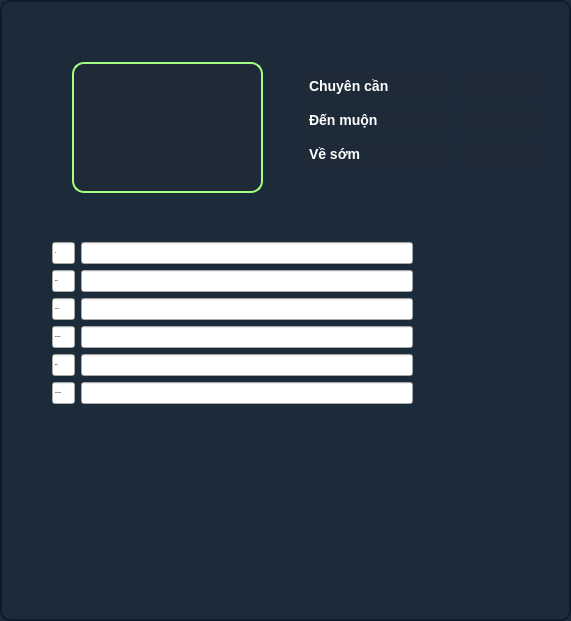
   <widget class="QStackedWidget" name="stackedWidget">
    <property name="geometry">
     <rect>
      <x>500</x>
      <y>140</y>
      <width>571</width>
      <height>621</height>
     </rect>
    </property>
    <property name="styleSheet">
     <string notr="true">QStackedWidget {
    background-color: #1B2B3A;
    border: 2px solid #0F1B2A;
    border-radius: 10px;
    box-shadow: 0px 0px 10px rgba(0, 0, 0, 0.5);
}
</string>
    </property>
    <property name="currentIndex">
     <number>1</number>
    </property>
    <widget class="QWidget" name="pageNV1"/>
    <widget class="QWidget" name="pageNV2">
     <widget class="QLabel" name="label_6">
      <property name="geometry">
       <rect>
        <x>70</x>
        <y>60</y>
        <width>191</width>
        <height>131</height>
       </rect>
      </property>
      <property name="styleSheet">
       <string notr="true">QLabel {
    border: 2px solid #A3FF7D;  /* Viền xanh */
    border-radius: 12px;  /* Bo tròn góc */
    background-color: #1E2A38;  /* Màu nền */
}
</string>
      </property>
      <property name="text">
       <string/>
      </property>
      <property name="scaledContents">
       <bool>true</bool>
      </property>
     </widget>
     <widget class="QWidget" name="formLayoutWidget_11">
      <property name="geometry">
       <rect>
        <x>50</x>
        <y>240</y>
        <width>361</width>
        <height>308</height>
       </rect>
      </property>
      <layout class="QFormLayout" name="formLayout_13">
       <item row="0" column="0">
        <widget class="QLineEdit" name="lineEdit_109">
         <property name="font">
          <font>
           <pointsize>-1</pointsize>
           <weight>75</weight>
           <bold>true</bold>
          </font>
         </property>
         <property name="styleSheet">
          <string notr="true">QLineEdit {
    background-color: #2D3E50;  /* Màu nền */
    color: white;  /* Màu chữ */
    border: none;  /* Loại bỏ viền */
    border-radius: 6px;
    padding: 8px;  /* Tăng padding để ô nhập lớn hơn */
    font-size: 18px; /* Tăng cỡ chữ */
    height: 30px; /* Đặt chiều cao tối thiểu */
}

/* Khi QLineEdit ở chế độ chỉ đọc */
QLineEdit:read-only {
    background-color: #1E2A38;  /* Màu nền tối hơn để phân biệt */
    color: #FFFFFF;  /* Màu chữ trắng */
    border: none;  /* Không có viền */
    font-size: 18px; /* Tăng cỡ chữ giống ô nhập */
}

/* Điều chỉnh khoảng cách giữa các ô */
QWidget QVBoxLayout &gt; QLineEdit {
    margin-top: 10px;  /* Tạo khoảng cách giữa các ô */
    margin-bottom: 10px;
}
</string>
         </property>
         <property name="text">
          <string>ID</string>
         </property>
         <property name="readOnly">
          <bool>true</bool>
         </property>
        </widget>
       </item>
       <item row="0" column="1">
        <widget class="QLineEdit" name="lineEdit_110">
         <property name="styleSheet">
          <string notr="true">QLineEdit {
    background-color: #2D3E50;  /* Màu nền */
    color: white;  /* Màu chữ */
    border: none;  /* Loại bỏ viền */
    border-radius: 6px;
    padding: 8px;  /* Tăng padding để ô nhập lớn hơn */
    font-size: 18px; /* Tăng cỡ chữ */
    height: 30px; /* Đặt chiều cao tối thiểu */
}

/* Khi QLineEdit ở chế độ chỉ đọc */
QLineEdit:read-only {
    background-color: #1E2A38;  /* Màu nền tối hơn để phân biệt */
    color: #FFFFFF;  /* Màu chữ trắng */
    border: none;  /* Không có viền */
    font-size: 18px; /* Tăng cỡ chữ giống ô nhập */
}

/* Điều chỉnh khoảng cách giữa các ô */
QWidget QVBoxLayout &gt; QLineEdit {
    margin-top: 10px;  /* Tạo khoảng cách giữa các ô */
    margin-bottom: 10px;
}
</string>
         </property>
        </widget>
       </item>
       <item row="1" column="0">
        <widget class="QLineEdit" name="lineEdit_111">
         <property name="font">
          <font>
           <pointsize>-1</pointsize>
           <weight>75</weight>
           <bold>true</bold>
          </font>
         </property>
         <property name="styleSheet">
          <string notr="true">QLineEdit {
    background-color: #2D3E50;  /* Màu nền */
    color: white;  /* Màu chữ */
    border: none;  /* Loại bỏ viền */
    border-radius: 6px;
    padding: 8px;  /* Tăng padding để ô nhập lớn hơn */
    font-size: 18px; /* Tăng cỡ chữ */
    height: 30px; /* Đặt chiều cao tối thiểu */
}

/* Khi QLineEdit ở chế độ chỉ đọc */
QLineEdit:read-only {
    background-color: #1E2A38;  /* Màu nền tối hơn để phân biệt */
    color: #FFFFFF;  /* Màu chữ trắng */
    border: none;  /* Không có viền */
    font-size: 18px; /* Tăng cỡ chữ giống ô nhập */
}

/* Điều chỉnh khoảng cách giữa các ô */
QWidget QVBoxLayout &gt; QLineEdit {
    margin-top: 10px;  /* Tạo khoảng cách giữa các ô */
    margin-bottom: 10px;
}
</string>
         </property>
         <property name="text">
          <string>Họ tên</string>
         </property>
         <property name="readOnly">
          <bool>true</bool>
         </property>
        </widget>
       </item>
       <item row="1" column="1">
        <widget class="QLineEdit" name="lineEdit_112">
         <property name="styleSheet">
          <string notr="true">QLineEdit {
    background-color: #2D3E50;  /* Màu nền */
    color: white;  /* Màu chữ */
    border: none;  /* Loại bỏ viền */
    border-radius: 6px;
    padding: 8px;  /* Tăng padding để ô nhập lớn hơn */
    font-size: 18px; /* Tăng cỡ chữ */
    height: 30px; /* Đặt chiều cao tối thiểu */
}

/* Khi QLineEdit ở chế độ chỉ đọc */
QLineEdit:read-only {
    background-color: #1E2A38;  /* Màu nền tối hơn để phân biệt */
    color: #FFFFFF;  /* Màu chữ trắng */
    border: none;  /* Không có viền */
    font-size: 18px; /* Tăng cỡ chữ giống ô nhập */
}

/* Điều chỉnh khoảng cách giữa các ô */
QWidget QVBoxLayout &gt; QLineEdit {
    margin-top: 10px;  /* Tạo khoảng cách giữa các ô */
    margin-bottom: 10px;
}
</string>
         </property>
        </widget>
       </item>
       <item row="2" column="0">
        <widget class="QLineEdit" name="lineEdit_113">
         <property name="font">
          <font>
           <pointsize>-1</pointsize>
           <weight>75</weight>
           <bold>true</bold>
          </font>
         </property>
         <property name="styleSheet">
          <string notr="true">QLineEdit {
    background-color: #2D3E50;  /* Màu nền */
    color: white;  /* Màu chữ */
    border: none;  /* Loại bỏ viền */
    border-radius: 6px;
    padding: 8px;  /* Tăng padding để ô nhập lớn hơn */
    font-size: 18px; /* Tăng cỡ chữ */
    height: 30px; /* Đặt chiều cao tối thiểu */
}

/* Khi QLineEdit ở chế độ chỉ đọc */
QLineEdit:read-only {
    background-color: #1E2A38;  /* Màu nền tối hơn để phân biệt */
    color: #FFFFFF;  /* Màu chữ trắng */
    border: none;  /* Không có viền */
    font-size: 18px; /* Tăng cỡ chữ giống ô nhập */
}

/* Điều chỉnh khoảng cách giữa các ô */
QWidget QVBoxLayout &gt; QLineEdit {
    margin-top: 10px;  /* Tạo khoảng cách giữa các ô */
    margin-bottom: 10px;
}
</string>
         </property>
         <property name="text">
          <string>Chức vụ</string>
         </property>
         <property name="readOnly">
          <bool>true</bool>
         </property>
        </widget>
       </item>
       <item row="2" column="1">
        <widget class="QLineEdit" name="lineEdit_114">
         <property name="styleSheet">
          <string notr="true">QLineEdit {
    background-color: #2D3E50;  /* Màu nền */
    color: white;  /* Màu chữ */
    border: none;  /* Loại bỏ viền */
    border-radius: 6px;
    padding: 8px;  /* Tăng padding để ô nhập lớn hơn */
    font-size: 18px; /* Tăng cỡ chữ */
    height: 30px; /* Đặt chiều cao tối thiểu */
}

/* Khi QLineEdit ở chế độ chỉ đọc */
QLineEdit:read-only {
    background-color: #1E2A38;  /* Màu nền tối hơn để phân biệt */
    color: #FFFFFF;  /* Màu chữ trắng */
    border: none;  /* Không có viền */
    font-size: 18px; /* Tăng cỡ chữ giống ô nhập */
}

/* Điều chỉnh khoảng cách giữa các ô */
QWidget QVBoxLayout &gt; QLineEdit {
    margin-top: 10px;  /* Tạo khoảng cách giữa các ô */
    margin-bottom: 10px;
}
</string>
         </property>
        </widget>
       </item>
       <item row="3" column="0">
        <widget class="QLineEdit" name="lineEdit_115">
         <property name="font">
          <font>
           <pointsize>-1</pointsize>
           <weight>75</weight>
           <bold>true</bold>
          </font>
         </property>
         <property name="styleSheet">
          <string notr="true">QLineEdit {
    background-color: #2D3E50;  /* Màu nền */
    color: white;  /* Màu chữ */
    border: none;  /* Loại bỏ viền */
    border-radius: 6px;
    padding: 8px;  /* Tăng padding để ô nhập lớn hơn */
    font-size: 18px; /* Tăng cỡ chữ */
    height: 30px; /* Đặt chiều cao tối thiểu */
}

/* Khi QLineEdit ở chế độ chỉ đọc */
QLineEdit:read-only {
    background-color: #1E2A38;  /* Màu nền tối hơn để phân biệt */
    color: #FFFFFF;  /* Màu chữ trắng */
    border: none;  /* Không có viền */
    font-size: 18px; /* Tăng cỡ chữ giống ô nhập */
}

/* Điều chỉnh khoảng cách giữa các ô */
QWidget QVBoxLayout &gt; QLineEdit {
    margin-top: 10px;  /* Tạo khoảng cách giữa các ô */
    margin-bottom: 10px;
}
</string>
         </property>
         <property name="text">
          <string>Nơi làm việc</string>
         </property>
         <property name="readOnly">
          <bool>true</bool>
         </property>
        </widget>
       </item>
       <item row="3" column="1">
        <widget class="QLineEdit" name="lineEdit_116">
         <property name="styleSheet">
          <string notr="true">QLineEdit {
    background-color: #2D3E50;  /* Màu nền */
    color: white;  /* Màu chữ */
    border: none;  /* Loại bỏ viền */
    border-radius: 6px;
    padding: 8px;  /* Tăng padding để ô nhập lớn hơn */
    font-size: 18px; /* Tăng cỡ chữ */
    height: 30px; /* Đặt chiều cao tối thiểu */
}

/* Khi QLineEdit ở chế độ chỉ đọc */
QLineEdit:read-only {
    background-color: #1E2A38;  /* Màu nền tối hơn để phân biệt */
    color: #FFFFFF;  /* Màu chữ trắng */
    border: none;  /* Không có viền */
    font-size: 18px; /* Tăng cỡ chữ giống ô nhập */
}

/* Điều chỉnh khoảng cách giữa các ô */
QWidget QVBoxLayout &gt; QLineEdit {
    margin-top: 10px;  /* Tạo khoảng cách giữa các ô */
    margin-bottom: 10px;
}
</string>
         </property>
        </widget>
       </item>
       <item row="4" column="0">
        <widget class="QLineEdit" name="lineEdit_117">
         <property name="font">
          <font>
           <pointsize>-1</pointsize>
           <weight>75</weight>
           <bold>true</bold>
          </font>
         </property>
         <property name="styleSheet">
          <string notr="true">QLineEdit {
    background-color: #2D3E50;  /* Màu nền */
    color: white;  /* Màu chữ */
    border: none;  /* Loại bỏ viền */
    border-radius: 6px;
    padding: 8px;  /* Tăng padding để ô nhập lớn hơn */
    font-size: 18px; /* Tăng cỡ chữ */
    height: 30px; /* Đặt chiều cao tối thiểu */
}

/* Khi QLineEdit ở chế độ chỉ đọc */
QLineEdit:read-only {
    background-color: #1E2A38;  /* Màu nền tối hơn để phân biệt */
    color: #FFFFFF;  /* Màu chữ trắng */
    border: none;  /* Không có viền */
    font-size: 18px; /* Tăng cỡ chữ giống ô nhập */
}

/* Điều chỉnh khoảng cách giữa các ô */
QWidget QVBoxLayout &gt; QLineEdit {
    margin-top: 10px;  /* Tạo khoảng cách giữa các ô */
    margin-bottom: 10px;
}
</string>
         </property>
         <property name="text">
          <string>Email</string>
         </property>
         <property name="readOnly">
          <bool>true</bool>
         </property>
        </widget>
       </item>
       <item row="4" column="1">
        <widget class="QLineEdit" name="lineEdit_118">
         <property name="styleSheet">
          <string notr="true">QLineEdit {
    background-color: #2D3E50;  /* Màu nền */
    color: white;  /* Màu chữ */
    border: none;  /* Loại bỏ viền */
    border-radius: 6px;
    padding: 8px;  /* Tăng padding để ô nhập lớn hơn */
    font-size: 18px; /* Tăng cỡ chữ */
    height: 30px; /* Đặt chiều cao tối thiểu */
}

/* Khi QLineEdit ở chế độ chỉ đọc */
QLineEdit:read-only {
    background-color: #1E2A38;  /* Màu nền tối hơn để phân biệt */
    color: #FFFFFF;  /* Màu chữ trắng */
    border: none;  /* Không có viền */
    font-size: 18px; /* Tăng cỡ chữ giống ô nhập */
}

/* Điều chỉnh khoảng cách giữa các ô */
QWidget QVBoxLayout &gt; QLineEdit {
    margin-top: 10px;  /* Tạo khoảng cách giữa các ô */
    margin-bottom: 10px;
}
</string>
         </property>
        </widget>
       </item>
       <item row="5" column="0">
        <widget class="QLineEdit" name="lineEdit_119">
         <property name="font">
          <font>
           <pointsize>-1</pointsize>
           <weight>75</weight>
           <bold>true</bold>
          </font>
         </property>
         <property name="styleSheet">
          <string notr="true">QLineEdit {
    background-color: #2D3E50;  /* Màu nền */
    color: white;  /* Màu chữ */
    border: none;  /* Loại bỏ viền */
    border-radius: 6px;
    padding: 8px;  /* Tăng padding để ô nhập lớn hơn */
    font-size: 18px; /* Tăng cỡ chữ */
    height: 30px; /* Đặt chiều cao tối thiểu */
}

/* Khi QLineEdit ở chế độ chỉ đọc */
QLineEdit:read-only {
    background-color: #1E2A38;  /* Màu nền tối hơn để phân biệt */
    color: #FFFFFF;  /* Màu chữ trắng */
    border: none;  /* Không có viền */
    font-size: 18px; /* Tăng cỡ chữ giống ô nhập */
}

/* Điều chỉnh khoảng cách giữa các ô */
QWidget QVBoxLayout &gt; QLineEdit {
    margin-top: 10px;  /* Tạo khoảng cách giữa các ô */
    margin-bottom: 10px;
}
</string>
         </property>
         <property name="text">
          <string>Số điện thoại</string>
         </property>
         <property name="readOnly">
          <bool>true</bool>
         </property>
        </widget>
       </item>
       <item row="5" column="1">
        <widget class="QLineEdit" name="lineEdit_120">
         <property name="styleSheet">
          <string notr="true">QLineEdit {
    background-color: #2D3E50;  /* Màu nền */
    color: white;  /* Màu chữ */
    border: none;  /* Loại bỏ viền */
    border-radius: 6px;
    padding: 8px;  /* Tăng padding để ô nhập lớn hơn */
    font-size: 18px; /* Tăng cỡ chữ */
    height: 30px; /* Đặt chiều cao tối thiểu */
}

/* Khi QLineEdit ở chế độ chỉ đọc */
QLineEdit:read-only {
    background-color: #1E2A38;  /* Màu nền tối hơn để phân biệt */
    color: #FFFFFF;  /* Màu chữ trắng */
    border: none;  /* Không có viền */
    font-size: 18px; /* Tăng cỡ chữ giống ô nhập */
}

/* Điều chỉnh khoảng cách giữa các ô */
QWidget QVBoxLayout &gt; QLineEdit {
    margin-top: 10px;  /* Tạo khoảng cách giữa các ô */
    margin-bottom: 10px;
}
</string>
         </property>
        </widget>
       </item>
      </layout>
     </widget>
     <widget class="QWidget" name="formLayoutWidget_12">
      <property name="geometry">
       <rect>
        <x>300</x>
        <y>70</y>
        <width>241</width>
        <height>111</height>
       </rect>
      </property>
      <layout class="QFormLayout" name="formLayout_14">
       <item row="0" column="0">
        <widget class="QLineEdit" name="lineEdit_121">
         <property name="font">
          <font>
           <pointsize>-1</pointsize>
           <weight>75</weight>
           <bold>true</bold>
           <underline>false</underline>
          </font>
         </property>
         <property name="styleSheet">
          <string notr="true">QLineEdit {
    background-color: #2D3E50;  /* Màu nền */
    color: white;  /* Màu chữ */
    border: none;  /* Loại bỏ viền */
    border-radius: 6px;
    padding: 5px;
    font-size: 14px;
}

/* Khi QLineEdit ở chế độ chỉ đọc */
QLineEdit:read-only {
    background-color: #1E2A38;  /* Màu nền tối hơn để phân biệt */
    color: #FFFFFF;  /* Màu chữ xám nhạt */
    border: none;  /* Không có viền */
}
</string>
         </property>
         <property name="text">
          <string>Chuyên cần</string>
         </property>
         <property name="readOnly">
          <bool>true</bool>
         </property>
        </widget>
       </item>
       <item row="0" column="1">
        <widget class="QLineEdit" name="lineEdit_122">
         <property name="styleSheet">
          <string notr="true">QLineEdit {
    background-color: #2D3E50;  /* Màu nền */
    color: white;  /* Màu chữ */
    border: none;  /* Loại bỏ viền */
    border-radius: 6px;
    padding: 5px;
    font-size: 14px;
}

/* Khi QLineEdit ở chế độ chỉ đọc */
QLineEdit:read-only {
    background-color: #1E2A38;  /* Màu nền tối hơn để phân biệt */
    color: #FFFFFF;  /* Màu chữ xám nhạt */
    border: none;  /* Không có viền */
}
</string>
         </property>
         <property name="readOnly">
          <bool>true</bool>
         </property>
        </widget>
       </item>
       <item row="1" column="1">
        <widget class="QLineEdit" name="lineEdit_124">
         <property name="styleSheet">
          <string notr="true">QLineEdit {
    background-color: #2D3E50;  /* Màu nền */
    color: white;  /* Màu chữ */
    border: none;  /* Loại bỏ viền */
    border-radius: 6px;
    padding: 5px;
    font-size: 14px;
}

/* Khi QLineEdit ở chế độ chỉ đọc */
QLineEdit:read-only {
    background-color: #1E2A38;  /* Màu nền tối hơn để phân biệt */
    color: #FFFFFF;  /* Màu chữ xám nhạt */
    border: none;  /* Không có viền */
}
</string>
         </property>
         <property name="readOnly">
          <bool>true</bool>
         </property>
        </widget>
       </item>
       <item row="2" column="0">
        <widget class="QLineEdit" name="lineEdit_125">
         <property name="font">
          <font>
           <pointsize>-1</pointsize>
           <weight>75</weight>
           <bold>true</bold>
           <underline>false</underline>
          </font>
         </property>
         <property name="styleSheet">
          <string notr="true">QLineEdit {
    background-color: #2D3E50;  /* Màu nền */
    color: white;  /* Màu chữ */
    border: none;  /* Loại bỏ viền */
    border-radius: 6px;
    padding: 5px;
    font-size: 14px;
}

/* Khi QLineEdit ở chế độ chỉ đọc */
QLineEdit:read-only {
    background-color: #1E2A38;  /* Màu nền tối hơn để phân biệt */
    color: #FFFFFF;  /* Màu chữ xám nhạt */
    border: none;  /* Không có viền */
}
</string>
         </property>
         <property name="text">
          <string>Về sớm</string>
         </property>
         <property name="readOnly">
          <bool>true</bool>
         </property>
        </widget>
       </item>
       <item row="2" column="1">
        <widget class="QLineEdit" name="lineEdit_126">
         <property name="styleSheet">
          <string notr="true">QLineEdit {
    background-color: #2D3E50;  /* Màu nền */
    color: white;  /* Màu chữ */
    border: none;  /* Loại bỏ viền */
    border-radius: 6px;
    padding: 5px;
    font-size: 14px;
}

/* Khi QLineEdit ở chế độ chỉ đọc */
QLineEdit:read-only {
    background-color: #1E2A38;  /* Màu nền tối hơn để phân biệt */
    color: #FFFFFF;  /* Màu chữ xám nhạt */
    border: none;  /* Không có viền */
}
</string>
         </property>
         <property name="readOnly">
          <bool>true</bool>
         </property>
        </widget>
       </item>
       <item row="1" column="0">
        <widget class="QLineEdit" name="lineEdit_127">
         <property name="font">
          <font>
           <pointsize>-1</pointsize>
           <weight>75</weight>
           <bold>true</bold>
           <underline>false</underline>
          </font>
         </property>
         <property name="styleSheet">
          <string notr="true">QLineEdit {
    background-color: #2D3E50;  /* Màu nền */
    color: white;  /* Màu chữ */
    border: none;  /* Loại bỏ viền */
    border-radius: 6px;
    padding: 5px;
    font-size: 14px;
}

/* Khi QLineEdit ở chế độ chỉ đọc */
QLineEdit:read-only {
    background-color: #1E2A38;  /* Màu nền tối hơn để phân biệt */
    color: #FFFFFF;  /* Màu chữ xám nhạt */
    border: none;  /* Không có viền */
}
</string>
         </property>
         <property name="text">
          <string>Đến muộn</string>
         </property>
         <property name="readOnly">
          <bool>true</bool>
         </property>
        </widget>
       </item>
      </layout>
     </widget>
    </widget>
    <widget class="QWidget" name="pageNV3"/>
    <widget class="QWidget" name="pageNV4"/>
   </widget>
